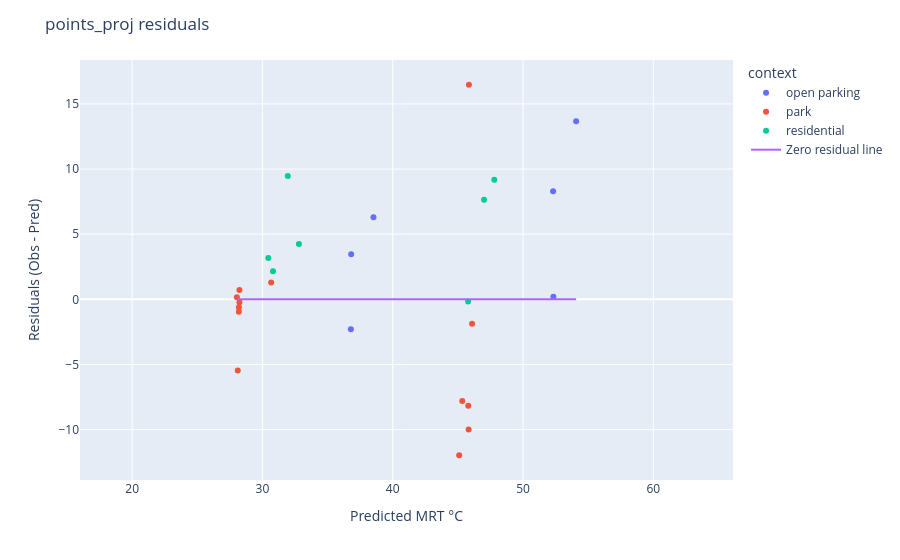

Write notebook code for a chart like this one.
### Code cell
residuals = obs - pred  # Compute residuals
# Scatter
fig = px.scatter(
    points_proj,
    x=pred,
    y=residuals,
    color="context",
    hover_data=["TG", "TA","WIND M/S corr", "condition", "Instrument"],
)

# 1:1 line
fig.add_scatter(
    x=[pred.min(), pred.max()],
    y=[0, 0],
    mode="lines",
    name="Zero residual line"
)

fig.update_layout(
    xaxis_title="Predicted MRT °C",
    yaxis_title="Residuals (Obs - Pred)",
    title="points_proj residuals"
)

fig.update_yaxes(scaleanchor="x", scaleratio=1)

fig.show()

### Figure 1 — Plotly figure (JSON) as saved in the notebook; plotly's stock layout.template omitted (floating-point values rounded to 4 significant figures)
{"data": [{"customdata": [[31.6, 28.7, 1.924, "SHADOW", "T2 - TM-188D TENMARS "], [32.6, 29.3, 0.01, "SHADOW", "T1 - Sper Scientific 800036 "], [38.7, 30.1, 0.6714, "SUN", "T2 - TM-188D TENMARS "], [42.2, 28.9, 0.7, "SUN", "T1 - Sper Scientific 800036 "], [33, 28.9, 0.01, "SHADOW", "T2 - TM-188D TENMARS "], [39.4, 29.2, 2.265, "SUN", "T2 - TM-188D TENMARS "]], "hovertemplate": "context=open parking<br>MRT_predicted=%{x}<br>y=%{y}<br>TG=%{customdata[0]}<br>TA=%{customdata[1]}<br>WIND M/S corr=%{customdata[2]}<br>condition=%{customdata[3]}<br>Instrument=%{customdata[4]}<extra></extra>", "legendgroup": "open parking", "marker": {"color": "#636efa", "symbol": "circle"}, "mode": "markers", "name": "open parking", "orientation": "v", "showlegend": true, "type": "scatter", "x": [36.81, 36.79, 52.31, 52.33, 38.52, 54.08], "xaxis": "x", "y": [3.454, -2.293, 8.302, 0.2044, 6.298, 13.66], "yaxis": "y"}, {"customdata": [[38, 34.4, 0.2, "SUN", "T1 - Sper Scientific 800036 "], [40.9, 35, 0.8, "SUN", "T1 - Sper Scientific 800036 "], [42.7, 36.4, 0.3, "SUN", "T1 - Sper Scientific 800036 "], [39.6, 34.8, 0.8, "SUN", "T1 - Sper Scientific 800036 "], [46.8, 37.2, 0.7, "SUN", "T1 - Sper Scientific 800036 "], [34.8, 31.9, 0.1, "SHADOW", "T1 - Sper Scientific 800036 "], [31.8, 32.3, 0.01, "SHADOW", "T1 - Sper Scientific 800036 "], [30, 31.6, 0.01, "SHADOW", "T1 - Sper Scientific 800036 "], [29.3, 31.8, 0.01, "SHADOW", "T1 - Sper Scientific 800036 "], [28.9, 31.9, 0.01, "SHADOW", "T1 - Sper Scientific 800036 "], [29.6, 31, 0.01, "SHADOW", "T1 - Sper Scientific 800036 "], [29.7, 30.9, 0.01, "SHADOW", "T1 - Sper Scientific 800036 "], [39.4, 30.1, 1.582, "SUN", "T2 - TM-188D TENMARS "]], "hovertemplate": "context=park<br>MRT_predicted=%{x}<br>y=%{y}<br>TG=%{customdata[0]}<br>TA=%{customdata[1]}<br>WIND M/S corr=%{customdata[2]}<br>condition=%{customdata[3]}<br>Instrument=%{customdata[4]}<extra></extra>", "legendgroup": "park", "marker": {"color": "#EF553B", "symbol": "circle"}, "mode": "markers", "name": "park", "orientation": "v", "showlegend": true, "type": "scatter", "x": [45.1, 45.34, 45.8, 45.83, 46.09, 30.67, 28.23, 28.04, 28.19, 28.19, 28.24, 28.11, 45.85], "xaxis": "x", "y": [-11.97, -7.811, -8.171, -9.985, -1.885, 1.287, 0.7071, 0.1519, -0.6124, -0.9525, -0.2229, -5.466, 16.47], "yaxis": "y"}, {"customdata": [[34.4, 30.7, 0.01, "SHADOW", "T2 - TM-188D TENMARS "], [38.6, 30.2, 0.6714, "SUN", "T2 - TM-188D TENMARS "], [32.5, 30.4, 0.01, "SHADOW", "T2 - TM-188D TENMARS "], [41.1, 31.5, 0.7852, "SUN", "T2 - TM-188D TENMARS "], [32.5, 30.3, 0.01, "SHADOW", "T2 - TM-188D TENMARS "], [43.7, 33.5, 0.01, "SUN", "T2 - TM-188D TENMARS "], [33.1, 30.6, 0.01, "SHADOW", "T2 - TM-188D TENMARS "]], "hovertemplate": "context=residential<br>MRT_predicted=%{x}<br>y=%{y}<br>TG=%{customdata[0]}<br>TA=%{customdata[1]}<br>WIND M/S corr=%{customdata[2]}<br>condition=%{customdata[3]}<br>Instrument=%{customdata[4]}<extra></extra>", "legendgroup": "residential", "marker": {"color": "#00cc96", "symbol": "circle"}, "mode": "markers", "name": "residential", "orientation": "v", "showlegend": true, "type": "scatter", "x": [31.94, 47.01, 32.8, 47.8, 30.81, 45.79, 30.45], "xaxis": "x", "y": [9.466, 7.644, 4.253, 9.186, 2.155, -0.1621, 3.174], "yaxis": "y"}, {"mode": "lines", "name": "Zero residual line", "type": "scatter", "x": [28.04, 54.08], "y": [0, 0]}], "layout": {"legend": {"title": {"text": "context"}, "tracegroupgap": 0}, "margin": {"t": 60}, "title": {"text": "points_proj residuals"}, "xaxis": {"anchor": "y", "domain": [0, 1], "title": {"text": "Predicted MRT °C"}}, "yaxis": {"anchor": "x", "domain": [0, 1], "scaleanchor": "x", "scaleratio": 1, "title": {"text": "Residuals (Obs - Pred)"}}}}
